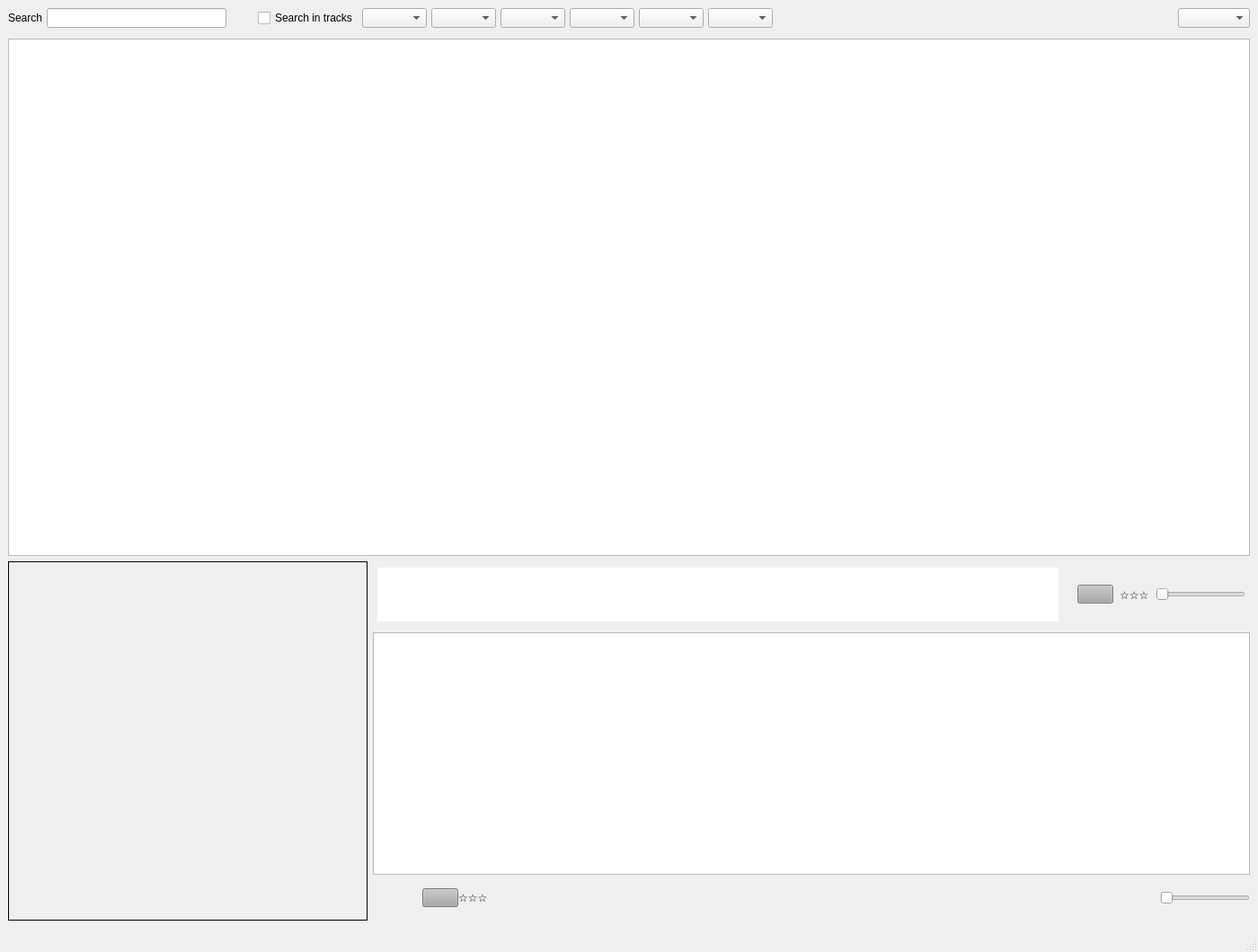
<?xml version="1.0" encoding="UTF-8"?>
<ui version="4.0">
 <class>MainWindow</class>
 <widget class="QMainWindow" name="MainWindow">
  <property name="geometry">
   <rect>
    <x>0</x>
    <y>0</y>
    <width>1400</width>
    <height>1060</height>
   </rect>
  </property>
  <property name="sizePolicy">
   <sizepolicy hsizetype="Expanding" vsizetype="Expanding">
    <horstretch>0</horstretch>
    <verstretch>0</verstretch>
   </sizepolicy>
  </property>
  <property name="minimumSize">
   <size>
    <width>1250</width>
    <height>1060</height>
   </size>
  </property>
  <property name="windowTitle">
   <string>DBAlbumMain</string>
  </property>
  <widget class="QWidget" name="centralwidget">
   <property name="sizePolicy">
    <sizepolicy hsizetype="Expanding" vsizetype="Expanding">
     <horstretch>0</horstretch>
     <verstretch>0</verstretch>
    </sizepolicy>
   </property>
   <property name="minimumSize">
    <size>
     <width>1250</width>
     <height>1040</height>
    </size>
   </property>
   <layout class="QHBoxLayout" name="horizontalLayout">
    <property name="spacing">
     <number>0</number>
    </property>
    <item>
     <layout class="QGridLayout" name="gridLayoutcentral">
      <property name="sizeConstraint">
       <enum>QLayout::SetDefaultConstraint</enum>
      </property>
      <property name="leftMargin">
       <number>0</number>
      </property>
      <property name="topMargin">
       <number>0</number>
      </property>
      <property name="rightMargin">
       <number>0</number>
      </property>
      <property name="bottomMargin">
       <number>6</number>
      </property>
      <property name="spacing">
       <number>0</number>
      </property>
      <item row="6" column="0">
       <layout class="QHBoxLayout" name="layout4covertrack" stretch="0,0">
        <property name="sizeConstraint">
         <enum>QLayout::SetNoConstraint</enum>
        </property>
        <property name="leftMargin">
         <number>0</number>
        </property>
        <property name="topMargin">
         <number>0</number>
        </property>
        <property name="rightMargin">
         <number>0</number>
        </property>
        <property name="bottomMargin">
         <number>0</number>
        </property>
        <item>
         <widget class="QFrame" name="framecover">
          <property name="minimumSize">
           <size>
            <width>400</width>
            <height>400</height>
           </size>
          </property>
          <property name="maximumSize">
           <size>
            <width>400</width>
            <height>400</height>
           </size>
          </property>
          <property name="styleSheet">
           <string notr="true">border: 1px solid black;</string>
          </property>
          <property name="lineWidth">
           <number>0</number>
          </property>
          <layout class="QVBoxLayout" name="coverLayout">
           <property name="spacing">
            <number>0</number>
           </property>
           <property name="leftMargin">
            <number>0</number>
           </property>
           <property name="topMargin">
            <number>0</number>
           </property>
           <property name="rightMargin">
            <number>0</number>
           </property>
           <property name="bottomMargin">
            <number>7</number>
           </property>
          </layout>
         </widget>
        </item>
        <item>
         <layout class="QVBoxLayout" name="verticaltitletracks">
          <property name="sizeConstraint">
           <enum>QLayout::SetMinimumSize</enum>
          </property>
          <property name="leftMargin">
           <number>6</number>
          </property>
          <property name="topMargin">
           <number>0</number>
          </property>
          <property name="rightMargin">
           <number>0</number>
          </property>
          <property name="bottomMargin">
           <number>0</number>
          </property>
          <item>
           <layout class="QHBoxLayout" name="horizontaltitlescore" stretch="0,0,0,0,0">
            <property name="spacing">
             <number>7</number>
            </property>
            <property name="sizeConstraint">
             <enum>QLayout::SetDefaultConstraint</enum>
            </property>
            <property name="leftMargin">
             <number>5</number>
            </property>
            <property name="topMargin">
             <number>0</number>
            </property>
            <property name="rightMargin">
             <number>5</number>
            </property>
            <property name="bottomMargin">
             <number>5</number>
            </property>
            <item>
             <widget class="QTextBrowser" name="lab_album">
              <property name="sizePolicy">
               <sizepolicy hsizetype="Expanding" vsizetype="Expanding">
                <horstretch>0</horstretch>
                <verstretch>0</verstretch>
               </sizepolicy>
              </property>
              <property name="minimumSize">
               <size>
                <width>500</width>
                <height>60</height>
               </size>
              </property>
              <property name="maximumSize">
               <size>
                <width>16777215</width>
                <height>60</height>
               </size>
              </property>
              <property name="baseSize">
               <size>
                <width>0</width>
                <height>0</height>
               </size>
              </property>
              <property name="autoFillBackground">
               <bool>false</bool>
              </property>
              <property name="styleSheet">
               <string notr="true"/>
              </property>
              <property name="frameShape">
               <enum>QFrame::NoFrame</enum>
              </property>
              <property name="frameShadow">
               <enum>QFrame::Raised</enum>
              </property>
              <property name="sizeAdjustPolicy">
               <enum>QAbstractScrollArea::AdjustToContents</enum>
              </property>
              <property name="readOnly">
               <bool>true</bool>
              </property>
             </widget>
            </item>
            <item>
             <widget class="QLabel" name="lab_label">
              <property name="minimumSize">
               <size>
                <width>0</width>
                <height>60</height>
               </size>
              </property>
              <property name="maximumSize">
               <size>
                <width>100</width>
                <height>60</height>
               </size>
              </property>
              <property name="styleSheet">
               <string notr="true"/>
              </property>
              <property name="text">
               <string/>
              </property>
              <property name="scaledContents">
               <bool>true</bool>
              </property>
             </widget>
            </item>
            <item>
             <widget class="QPushButton" name="btn_scorealb">
              <property name="enabled">
               <bool>true</bool>
              </property>
              <property name="sizePolicy">
               <sizepolicy hsizetype="Fixed" vsizetype="Fixed">
                <horstretch>0</horstretch>
                <verstretch>0</verstretch>
               </sizepolicy>
              </property>
              <property name="minimumSize">
               <size>
                <width>40</width>
                <height>21</height>
               </size>
              </property>
              <property name="maximumSize">
               <size>
                <width>0</width>
                <height>21</height>
               </size>
              </property>
              <property name="styleSheet">
               <string notr="true">background-color: darkgrey;</string>
              </property>
              <property name="text">
               <string/>
              </property>
              <property name="flat">
               <bool>false</bool>
              </property>
             </widget>
            </item>
            <item>
             <widget class="QLabel" name="lab_scorealb">
              <property name="text">
               <string>☆☆☆</string>
              </property>
             </widget>
            </item>
            <item>
             <widget class="QSlider" name="sli_scorealb">
              <property name="sizePolicy">
               <sizepolicy hsizetype="Fixed" vsizetype="Fixed">
                <horstretch>0</horstretch>
                <verstretch>0</verstretch>
               </sizepolicy>
              </property>
              <property name="minimumSize">
               <size>
                <width>100</width>
                <height>0</height>
               </size>
              </property>
              <property name="maximumSize">
               <size>
                <width>100</width>
                <height>16777215</height>
               </size>
              </property>
              <property name="orientation">
               <enum>Qt::Horizontal</enum>
              </property>
             </widget>
            </item>
           </layout>
          </item>
          <item>
           <widget class="QTableView" name="tbl_tracks">
            <property name="sizePolicy">
             <sizepolicy hsizetype="Expanding" vsizetype="Maximum">
              <horstretch>0</horstretch>
              <verstretch>0</verstretch>
             </sizepolicy>
            </property>
            <property name="minimumSize">
             <size>
              <width>0</width>
              <height>0</height>
             </size>
            </property>
            <property name="maximumSize">
             <size>
              <width>16777215</width>
              <height>270</height>
             </size>
            </property>
            <property name="styleSheet">
             <string notr="true"/>
            </property>
            <property name="alternatingRowColors">
             <bool>true</bool>
            </property>
            <property name="selectionBehavior">
             <enum>QAbstractItemView::SelectRows</enum>
            </property>
            <property name="sortingEnabled">
             <bool>true</bool>
            </property>
           </widget>
          </item>
          <item>
           <layout class="QHBoxLayout" name="horizontalscoretrk">
            <property name="leftMargin">
             <number>0</number>
            </property>
            <property name="topMargin">
             <number>8</number>
            </property>
            <property name="rightMargin">
             <number>0</number>
            </property>
            <property name="bottomMargin">
             <number>8</number>
            </property>
            <item>
             <widget class="QPushButton" name="btn_findtrack">
              <property name="minimumSize">
               <size>
                <width>20</width>
                <height>0</height>
               </size>
              </property>
              <property name="maximumSize">
               <size>
                <width>25</width>
                <height>16777215</height>
               </size>
              </property>
              <property name="baseSize">
               <size>
                <width>20</width>
                <height>0</height>
               </size>
              </property>
              <property name="styleSheet">
               <string notr="true">border: none;</string>
              </property>
              <property name="text">
               <string/>
              </property>
             </widget>
            </item>
            <item>
             <layout class="QHBoxLayout" name="horizontalplayer">
              <property name="leftMargin">
               <number>5</number>
              </property>
              <property name="topMargin">
               <number>5</number>
              </property>
              <property name="rightMargin">
               <number>5</number>
              </property>
              <property name="bottomMargin">
               <number>5</number>
              </property>
             </layout>
            </item>
            <item>
             <spacer name="horizontalSpacer_2">
              <property name="orientation">
               <enum>Qt::Horizontal</enum>
              </property>
              <property name="sizeType">
               <enum>QSizePolicy::Fixed</enum>
              </property>
              <property name="sizeHint" stdset="0">
               <size>
                <width>20</width>
                <height>20</height>
               </size>
              </property>
             </spacer>
            </item>
            <item>
             <widget class="QPushButton" name="btn_scoretrk">
              <property name="enabled">
               <bool>true</bool>
              </property>
              <property name="sizePolicy">
               <sizepolicy hsizetype="Fixed" vsizetype="Fixed">
                <horstretch>0</horstretch>
                <verstretch>0</verstretch>
               </sizepolicy>
              </property>
              <property name="minimumSize">
               <size>
                <width>40</width>
                <height>21</height>
               </size>
              </property>
              <property name="maximumSize">
               <size>
                <width>0</width>
                <height>21</height>
               </size>
              </property>
              <property name="styleSheet">
               <string notr="true">background-color: darkgrey;</string>
              </property>
              <property name="text">
               <string/>
              </property>
              <property name="flat">
               <bool>false</bool>
              </property>
             </widget>
            </item>
            <item>
             <widget class="QLabel" name="lab_scoretrk">
              <property name="sizePolicy">
               <sizepolicy hsizetype="Minimum" vsizetype="Preferred">
                <horstretch>0</horstretch>
                <verstretch>0</verstretch>
               </sizepolicy>
              </property>
              <property name="text">
               <string>☆☆☆</string>
              </property>
             </widget>
            </item>
            <item>
             <spacer name="horizontalSpacer_3">
              <property name="orientation">
               <enum>Qt::Horizontal</enum>
              </property>
              <property name="sizeType">
               <enum>QSizePolicy::Fixed</enum>
              </property>
              <property name="sizeHint" stdset="0">
               <size>
                <width>5</width>
                <height>20</height>
               </size>
              </property>
             </spacer>
            </item>
            <item>
             <widget class="QSlider" name="sli_scoretrk">
              <property name="sizePolicy">
               <sizepolicy hsizetype="Fixed" vsizetype="Fixed">
                <horstretch>0</horstretch>
                <verstretch>0</verstretch>
               </sizepolicy>
              </property>
              <property name="minimumSize">
               <size>
                <width>100</width>
                <height>0</height>
               </size>
              </property>
              <property name="maximumSize">
               <size>
                <width>100</width>
                <height>16777215</height>
               </size>
              </property>
              <property name="orientation">
               <enum>Qt::Horizontal</enum>
              </property>
             </widget>
            </item>
           </layout>
          </item>
         </layout>
        </item>
       </layout>
      </item>
      <item row="1" column="0">
       <layout class="QGridLayout" name="layout2thunbnails">
        <property name="spacing">
         <number>0</number>
        </property>
       </layout>
      </item>
      <item row="4" column="0">
       <layout class="QGridLayout" name="layout3table">
        <property name="topMargin">
         <number>6</number>
        </property>
        <property name="bottomMargin">
         <number>6</number>
        </property>
        <item row="0" column="0">
         <widget class="QTableView" name="tbl_albums">
          <property name="styleSheet">
           <string notr="true"/>
          </property>
          <property name="sizeAdjustPolicy">
           <enum>QAbstractScrollArea::AdjustIgnored</enum>
          </property>
          <property name="alternatingRowColors">
           <bool>true</bool>
          </property>
          <property name="selectionBehavior">
           <enum>QAbstractItemView::SelectRows</enum>
          </property>
          <property name="sortingEnabled">
           <bool>true</bool>
          </property>
         </widget>
        </item>
       </layout>
      </item>
      <item row="0" column="0">
       <layout class="QHBoxLayout" name="layout1command">
        <property name="spacing">
         <number>5</number>
        </property>
        <property name="sizeConstraint">
         <enum>QLayout::SetDefaultConstraint</enum>
        </property>
        <property name="leftMargin">
         <number>0</number>
        </property>
        <property name="topMargin">
         <number>0</number>
        </property>
        <property name="rightMargin">
         <number>0</number>
        </property>
        <property name="bottomMargin">
         <number>6</number>
        </property>
        <item>
         <widget class="QLabel" name="lab_search">
          <property name="text">
           <string>Search</string>
          </property>
         </widget>
        </item>
        <item>
         <widget class="QLineEdit" name="lin_search">
          <property name="minimumSize">
           <size>
            <width>200</width>
            <height>0</height>
           </size>
          </property>
          <property name="maximumSize">
           <size>
            <width>200</width>
            <height>16777215</height>
           </size>
          </property>
         </widget>
        </item>
        <item>
         <widget class="QPushButton" name="btn_clearsearch">
          <property name="minimumSize">
           <size>
            <width>25</width>
            <height>0</height>
           </size>
          </property>
          <property name="maximumSize">
           <size>
            <width>25</width>
            <height>16777215</height>
           </size>
          </property>
          <property name="baseSize">
           <size>
            <width>20</width>
            <height>0</height>
           </size>
          </property>
          <property name="styleSheet">
           <string notr="true">border: none;</string>
          </property>
          <property name="text">
           <string/>
          </property>
          <property name="flat">
           <bool>false</bool>
          </property>
         </widget>
        </item>
        <item>
         <widget class="QCheckBox" name="chb_searchtracks">
          <property name="text">
           <string>Search in tracks</string>
          </property>
         </widget>
        </item>
        <item>
         <widget class="QComboBox" name="com_category">
          <property name="minimumSize">
           <size>
            <width>0</width>
            <height>0</height>
           </size>
          </property>
          <property name="currentIndex">
           <number>-1</number>
          </property>
         </widget>
        </item>
        <item>
         <widget class="QComboBox" name="com_family">
          <property name="minimumSize">
           <size>
            <width>0</width>
            <height>0</height>
           </size>
          </property>
          <property name="currentIndex">
           <number>-1</number>
          </property>
         </widget>
        </item>
        <item>
         <widget class="QComboBox" name="com_genres">
          <property name="minimumSize">
           <size>
            <width>0</width>
            <height>0</height>
           </size>
          </property>
         </widget>
        </item>
        <item>
         <widget class="QComboBox" name="com_label">
          <property name="minimumSize">
           <size>
            <width>0</width>
            <height>0</height>
           </size>
          </property>
          <property name="currentText">
           <string/>
          </property>
          <property name="currentIndex">
           <number>-1</number>
          </property>
         </widget>
        </item>
        <item>
         <widget class="QComboBox" name="com_year">
          <property name="minimumSize">
           <size>
            <width>0</width>
            <height>0</height>
           </size>
          </property>
          <property name="currentIndex">
           <number>-1</number>
          </property>
         </widget>
        </item>
        <item>
         <widget class="QComboBox" name="com_country"/>
        </item>
        <item>
         <spacer name="horizontalSpacer">
          <property name="orientation">
           <enum>Qt::Horizontal</enum>
          </property>
          <property name="sizeHint" stdset="0">
           <size>
            <width>40</width>
            <height>20</height>
           </size>
          </property>
         </spacer>
        </item>
        <item>
         <widget class="QComboBox" name="com_envt">
          <property name="minimumSize">
           <size>
            <width>80</width>
            <height>0</height>
           </size>
          </property>
         </widget>
        </item>
       </layout>
      </item>
     </layout>
    </item>
   </layout>
  </widget>
  <widget class="QStatusBar" name="statusbar">
   <property name="autoFillBackground">
    <bool>true</bool>
   </property>
  </widget>
 </widget>
 <resources/>
 <connections/>
</ui>
